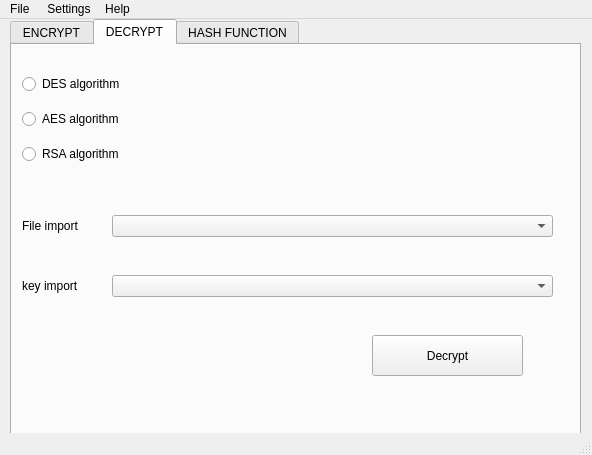
<?xml version="1.0" encoding="UTF-8"?>
<ui version="4.0">
 <class>MainWindow</class>
 <widget class="QMainWindow" name="MainWindow">
  <property name="geometry">
   <rect>
    <x>0</x>
    <y>0</y>
    <width>592</width>
    <height>455</height>
   </rect>
  </property>
  <property name="windowTitle">
   <string>DE-CE Programs</string>
  </property>
  <widget class="QWidget" name="centralwidget">
   <widget class="QTabWidget" name="tabWidget">
    <property name="geometry">
     <rect>
      <x>10</x>
      <y>0</y>
      <width>571</width>
      <height>471</height>
     </rect>
    </property>
    <property name="currentIndex">
     <number>1</number>
    </property>
    <widget class="QWidget" name="encrypt">
     <attribute name="title">
      <string>ENCRYPT</string>
     </attribute>
     <widget class="QWidget" name="verticalLayoutWidget_4">
      <property name="geometry">
       <rect>
        <x>10</x>
        <y>20</y>
        <width>551</width>
        <height>111</height>
       </rect>
      </property>
      <layout class="QVBoxLayout" name="verticalLayout_4">
       <item>
        <widget class="QRadioButton" name="radiobuttonDES">
         <property name="text">
          <string>DES algorithm</string>
         </property>
        </widget>
       </item>
       <item>
        <widget class="QRadioButton" name="radiobuttonAES">
         <property name="text">
          <string>AES algorithm</string>
         </property>
        </widget>
       </item>
       <item>
        <widget class="QRadioButton" name="radiobuttonRSA">
         <property name="text">
          <string>RSA algorithm</string>
         </property>
        </widget>
       </item>
      </layout>
     </widget>
     <widget class="QLabel" name="labelfile1">
      <property name="geometry">
       <rect>
        <x>10</x>
        <y>170</y>
        <width>71</width>
        <height>21</height>
       </rect>
      </property>
      <property name="text">
       <string>File import</string>
      </property>
     </widget>
     <widget class="QComboBox" name="file_encrypt">
      <property name="geometry">
       <rect>
        <x>100</x>
        <y>170</y>
        <width>441</width>
        <height>22</height>
       </rect>
      </property>
     </widget>
     <widget class="QLabel" name="labelkey1">
      <property name="geometry">
       <rect>
        <x>10</x>
        <y>230</y>
        <width>71</width>
        <height>21</height>
       </rect>
      </property>
      <property name="text">
       <string>key import</string>
      </property>
     </widget>
     <widget class="QComboBox" name="key_encrypt">
      <property name="geometry">
       <rect>
        <x>100</x>
        <y>230</y>
        <width>441</width>
        <height>22</height>
       </rect>
      </property>
     </widget>
     <widget class="QPushButton" name="Encryptbutton">
      <property name="geometry">
       <rect>
        <x>350</x>
        <y>300</y>
        <width>151</width>
        <height>41</height>
       </rect>
      </property>
      <property name="text">
       <string>Encrypt</string>
      </property>
     </widget>
    </widget>
    <widget class="QWidget" name="decrypt">
     <attribute name="title">
      <string>DECRYPT</string>
     </attribute>
     <widget class="QWidget" name="verticalLayoutWidget_2">
      <property name="geometry">
       <rect>
        <x>10</x>
        <y>20</y>
        <width>551</width>
        <height>111</height>
       </rect>
      </property>
      <layout class="QVBoxLayout" name="verticalLayout_2">
       <item>
        <widget class="QRadioButton" name="radiobuttonDES_2">
         <property name="text">
          <string>DES algorithm</string>
         </property>
        </widget>
       </item>
       <item>
        <widget class="QRadioButton" name="radiobuttonAES_2">
         <property name="text">
          <string>AES algorithm</string>
         </property>
        </widget>
       </item>
       <item>
        <widget class="QRadioButton" name="radiobuttonRSA_2">
         <property name="text">
          <string>RSA algorithm</string>
         </property>
        </widget>
       </item>
      </layout>
     </widget>
     <widget class="QLabel" name="labelfile2">
      <property name="geometry">
       <rect>
        <x>10</x>
        <y>170</y>
        <width>71</width>
        <height>21</height>
       </rect>
      </property>
      <property name="text">
       <string>File import</string>
      </property>
     </widget>
     <widget class="QLabel" name="labelkey2">
      <property name="geometry">
       <rect>
        <x>10</x>
        <y>230</y>
        <width>71</width>
        <height>21</height>
       </rect>
      </property>
      <property name="text">
       <string>key import</string>
      </property>
     </widget>
     <widget class="QComboBox" name="file_decrypt">
      <property name="geometry">
       <rect>
        <x>100</x>
        <y>170</y>
        <width>441</width>
        <height>22</height>
       </rect>
      </property>
     </widget>
     <widget class="QComboBox" name="key_decrypt">
      <property name="geometry">
       <rect>
        <x>100</x>
        <y>230</y>
        <width>441</width>
        <height>22</height>
       </rect>
      </property>
     </widget>
     <widget class="QPushButton" name="Decryptbutton">
      <property name="geometry">
       <rect>
        <x>360</x>
        <y>290</y>
        <width>151</width>
        <height>41</height>
       </rect>
      </property>
      <property name="text">
       <string>Decrypt</string>
      </property>
     </widget>
    </widget>
    <widget class="QWidget" name="tab">
     <attribute name="title">
      <string>HASH FUNCTION</string>
     </attribute>
     <widget class="QWidget" name="verticalLayoutWidget_3">
      <property name="geometry">
       <rect>
        <x>10</x>
        <y>20</y>
        <width>551</width>
        <height>81</height>
       </rect>
      </property>
      <layout class="QVBoxLayout" name="verticalLayout_3">
       <item>
        <widget class="QRadioButton" name="radioButton_7">
         <property name="text">
          <string>MD5</string>
         </property>
        </widget>
       </item>
       <item>
        <widget class="QRadioButton" name="radioButton_8">
         <property name="text">
          <string>SHA</string>
         </property>
        </widget>
       </item>
      </layout>
     </widget>
     <widget class="QLabel" name="labelHash">
      <property name="geometry">
       <rect>
        <x>10</x>
        <y>130</y>
        <width>61</width>
        <height>20</height>
       </rect>
      </property>
      <property name="text">
       <string>Hash result:</string>
      </property>
     </widget>
     <widget class="QListView" name="listViewhash">
      <property name="geometry">
       <rect>
        <x>30</x>
        <y>170</y>
        <width>511</width>
        <height>121</height>
       </rect>
      </property>
     </widget>
     <widget class="QPushButton" name="buttonhash">
      <property name="geometry">
       <rect>
        <x>430</x>
        <y>310</y>
        <width>91</width>
        <height>41</height>
       </rect>
      </property>
      <property name="text">
       <string>Hash</string>
      </property>
     </widget>
    </widget>
   </widget>
  </widget>
  <widget class="QMenuBar" name="menubar">
   <property name="geometry">
    <rect>
     <x>0</x>
     <y>0</y>
     <width>592</width>
     <height>21</height>
    </rect>
   </property>
   <widget class="QMenu" name="menuFile">
    <property name="title">
     <string>File </string>
    </property>
    <widget class="QMenu" name="menuImport">
     <property name="title">
      <string>Import</string>
     </property>
     <addaction name="actionFile"/>
     <addaction name="actionKey_EN_DE"/>
    </widget>
    <addaction name="menuImport"/>
    <addaction name="actionSave"/>
    <addaction name="actionQuite"/>
   </widget>
   <widget class="QMenu" name="menuSettings">
    <property name="title">
     <string>Settings</string>
    </property>
    <addaction name="actionEditors"/>
   </widget>
   <widget class="QMenu" name="menuHelp">
    <property name="title">
     <string>Help</string>
    </property>
    <addaction name="actionRead_me"/>
   </widget>
   <addaction name="menuFile"/>
   <addaction name="menuSettings"/>
   <addaction name="menuHelp"/>
  </widget>
  <widget class="QStatusBar" name="statusbar"/>
  <action name="actionNew">
   <property name="text">
    <string>New</string>
   </property>
  </action>
  <action name="actionSave">
   <property name="text">
    <string>Save</string>
   </property>
  </action>
  <action name="actionClose">
   <property name="text">
    <string>Close</string>
   </property>
  </action>
  <action name="actionQuite">
   <property name="text">
    <string>Quite</string>
   </property>
  </action>
  <action name="actionFile">
   <property name="text">
    <string>File</string>
   </property>
  </action>
  <action name="actionKey_EN_DE">
   <property name="text">
    <string>Key(EN,DE)</string>
   </property>
  </action>
  <action name="actionRead_me">
   <property name="text">
    <string>Read me!</string>
   </property>
  </action>
  <action name="actionEditors">
   <property name="text">
    <string>Editors</string>
   </property>
  </action>
 </widget>
 <resources/>
 <connections/>
</ui>
